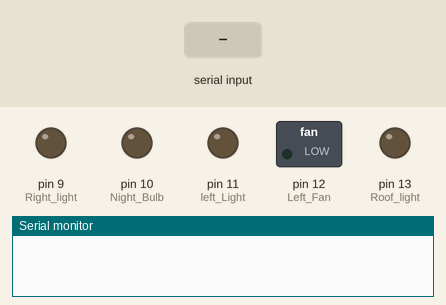
Recording of a sketch running on a simulated Arduino Uno, built with avr-gcc and run on an emulated ATmega328P. Parts: switched loads named in the sketch (green lamp = pin HIGH), output pins drawn as LEDs (lit = HIGH), the last lines printed to the serial monitor. The test bench sets the inputs (shaded band).

Above: at 1.2 s.
1.3 s: "1\n" received over Serial
At 2.1 s:
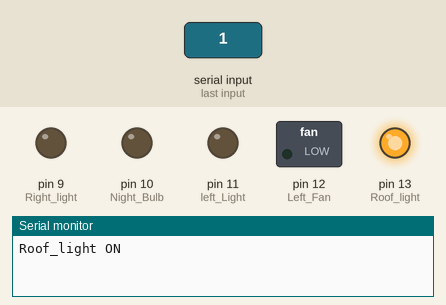
2.8 s: "3\n" received over Serial
At 3.3 s:
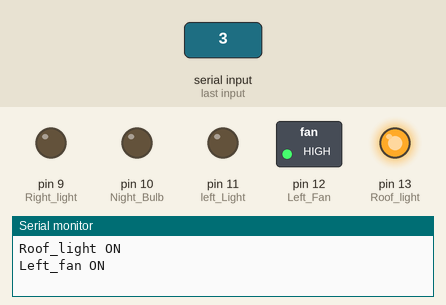
4.3 s: "2\n" received over Serial
At 5.5 s:
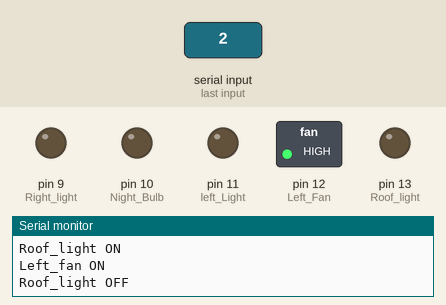
5.8 s: "5\n" received over Serial
At 6.8 s:
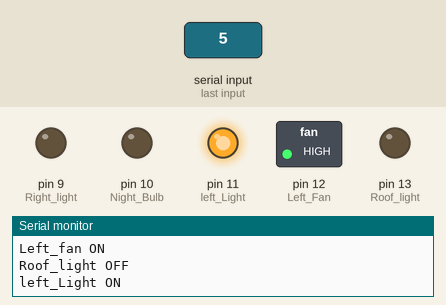
7.3 s: "4\n" received over Serial
At 7.9 s:
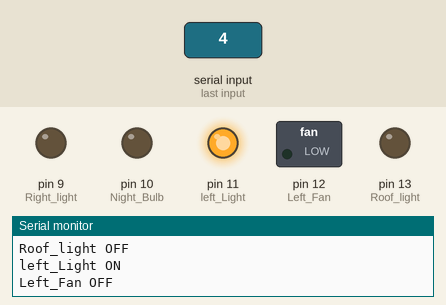
8.8 s: "1\n" received over Serial
At 10.2 s:
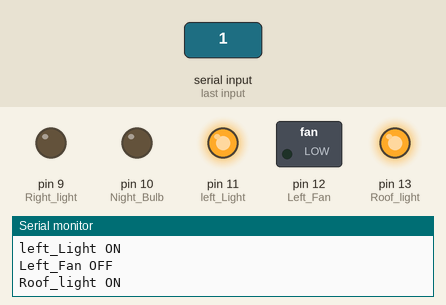
Timing chart, 0 to 11.3 s (numbered marks = the images above; inputs shaded):
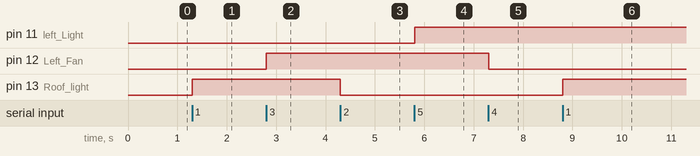

Measured:
- after the input at 1.3 s, pin 13 (Roof_light): LOW → HIGH at once
- after the input at 2.8 s, pin 12 (Left_Fan): LOW → HIGH at once
- after the input at 4.3 s, pin 13 (Roof_light): HIGH → LOW at once
- after the input at 5.8 s, pin 11 (left_Light): LOW → HIGH at once
- after the input at 7.3 s, pin 12 (Left_Fan): HIGH → LOW at once
- after the input at 8.8 s, pin 13 (Roof_light): LOW → HIGH at once

The sketch:

room_automation_start.ino
```cpp
int Roof_light = 13;
int Left_Fan = 12;
int left_Light = 11;
int Night_Bulb = 10;
int Right_light = 9;


void setup()
{
  Serial.begin(9600);
  pinMode (Roof_light, OUTPUT);
  pinMode (Left_Fan, OUTPUT);
  pinMode (left_Light, OUTPUT);
  pinMode (Night_Bulb, OUTPUT);
  pinMode (Right_light, OUTPUT);

}

void loop()

{
  int c = Serial.parseInt();

  //Roof_light
  if (c == 1)
  {
    digitalWrite(Roof_light, HIGH);
    Serial.println("Roof_light ON");
  }
  else if (c == 2)
  {
    digitalWrite(Roof_light, LOW);
    Serial.println("Roof_light OFF");
  }

  //Left_Fan

  else if (c == 3)
  {
    digitalWrite(Left_Fan, HIGH);
    Serial.println("Left_fan ON");
  }
  else if (c == 4)
  {
    digitalWrite(Left_Fan, LOW);
    Serial.println("Left_Fan OFF");
  }

  //left_Light


  else if (c == 5)
  {
    digitalWrite(left_Light, HIGH);
    Serial.println("left_Light ON");
  }
  else if (c == 6)
  {
    digitalWrite(left_Light, LOW);
    Serial.println("left_Light OFF");
  }


  //Night_Bulb


  else if (c == 7)
  {
    digitalWrite(Night_Bulb, HIGH);
    Serial.println("Night_Bulb ON");
  }
  else if (c == 8)
  {
    digitalWrite(Night_Bulb, LOW);
    Serial.println("Night_Bulb OFF");
  }


  //Right_light


  else if (c == 9)
  {
    digitalWrite(Right_light, HIGH);
    Serial.println("Right_light ON");
  }
  else if (c == 10)
  {
    digitalWrite(Right_light, LOW);
    Serial.println("Right_light OFF");
  }


}
```
